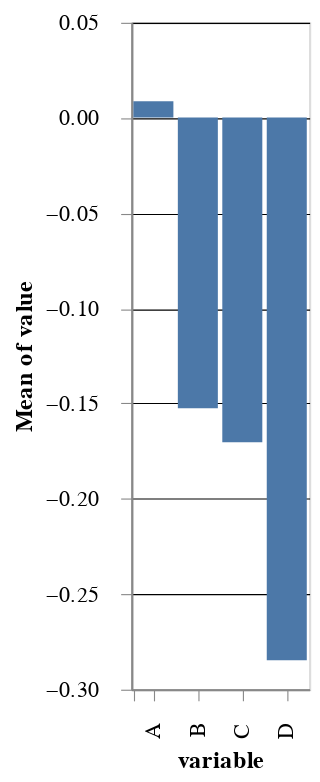

This figure's notebook cell:
### Code cell
%run excel_theme.py
chart

### Figure 1 — Vega-Lite specification as saved in the notebook (floating-point values rounded to 4 significant figures)
{"$schema": "https://vega.github.io/schema/vega-lite/v2.6.0.json", "config": {"arc": {"fill": "#4572a7"}, "area": {"fill": "#4572a7"}, "axis": {"bandPosition": 0.5, "grid": true, "gridColor": "#000000", "gridOpacity": 1, "gridWidth": 0.5, "labelPadding": 10, "tickSize": 5, "tickWidth": 0.5}, "axisBand": {"grid": false, "tickExtra": true}, "background": "#fff", "legend": {"labelBaseline": "middle", "labelFontSize": 11, "symbolSize": 50, "symbolType": "square"}, "line": {"stroke": "#4572a7", "strokeWidth": 2}, "path": {"stroke": "#4572a7"}, "range": {"category": ["#4572a7", "#aa4643", "#8aa453", "#71598e", "#4598ae", "#d98445", "#94aace", "#d09393", "#b9cc98", "#a99cbc"]}, "rect": {"fill": "#4572a7"}, "shape": {"stroke": "#4572a7"}, "symbol": {"fill": "#4572a7", "size": 50, "strokeWidth": 1.5}}, "data": {"name": "data-efb252e7c57bdc7da8542a41b9a92119"}, "datasets": {"data-efb252e7c57bdc7da8542a41b9a92119": [{"value": -0.461, "variable": "A"}, {"value": -0.6367, "variable": "A"}, {"value": 0.8774, "variable": "A"}, {"value": 0.03826, "variable": "A"}, {"value": 0.1653, "variable": "A"}, {"value": -1.282, "variable": "A"}, {"value": -1.085, "variable": "A"}, {"value": -0.2776, "variable": "A"}, {"value": 1.399, "variable": "A"}, {"value": 0.1905, "variable": "A"}, {"value": 0.1943, "variable": "A"}, {"value": -0.5676, "variable": "A"}, {"value": 0.5009, "variable": "A"}, {"value": -1.386, "variable": "A"}, {"value": -1.255, "variable": "A"}, {"value": -0.3358, "variable": "A"}, {"value": -0.2206, "variable": "A"}, {"value": -0.3834, "variable": "A"}, {"value": 0.6615, "variable": "A"}, {"value": -0.1631, "variable": "A"}, {"value": -0.02475, "variable": "A"}, {"value": 0.4582, "variable": "A"}, {"value": 0.7641, "variable": "A"}, {"value": 0.1393, "variable": "A"}, {"value": -2.595, "variable": "A"}, {"value": 1.147, "variable": "A"}, {"value": 0.157, "variable": "A"}, {"value": 1.273, "variable": "A"}, {"value": 1.022, "variable": "A"}, {"value": 1.941, "variable": "A"}, {"value": -0.1779, "variable": "B"}, {"value": -0.1913, "variable": "B"}, {"value": 1.287, "variable": "B"}, {"value": -0.5126, "variable": "B"}, {"value": 0.4481, "variable": "B"}, {"value": 0.6524, "variable": "B"}, {"value": 0.1359, "variable": "B"}, {"value": 0.7554, "variable": "B"}, {"value": -2.106, "variable": "B"}, {"value": -0.9536, "variable": "B"}, {"value": -0.7169, "variable": "B"}, {"value": 0.4166, "variable": "B"}, {"value": -1.457, "variable": "B"}, {"value": -0.5404, "variable": "B"}, {"value": 0.4442, "variable": "B"}, {"value": 0.6857, "variable": "B"}, {"value": -0.4275, "variable": "B"}, {"value": -0.1505, "variable": "B"}, {"value": 0.7518, "variable": "B"}, {"value": 0.104, "variable": "B"}, {"value": 0.1214, "variable": "B"}, {"value": -0.8323, "variable": "B"}, {"value": 0.4985, "variable": "B"}, {"value": -0.7089, "variable": "B"}, {"value": 0.9943, "variable": "B"}, {"value": -1.759, "variable": "B"}, {"value": -0.6608, "variable": "B"}, {"value": -0.02429, "variable": "B"}, {"value": 0.05028, "variable": "B"}, {"value": -0.7039, "variable": "B"}, {"value": -1.304, "variable": "C"}, {"value": 0.3673, "variable": "C"}, {"value": 0.1543, "variable": "C"}, {"value": -0.1205, "variable": "C"}, {"value": -1.001, "variable": "C"}, {"value": -0.2541, "variable": "C"}, {"value": -0.4228, "variable": "C"}, {"value": -0.2764, "variable": "C"}, {"value": 0.7387, "variable": "C"}, {"value": -0.1703, "variable": "C"}, {"value": 1.707, "variable": "C"}, {"value": 0.607, "variable": "C"}, {"value": 1.027, "variable": "C"}, {"value": 0.4676, "variable": "C"}, {"value": 0.6415, "variable": "C"}, {"value": 0.4177, "variable": "C"}, {"value": 1.287, "variable": "C"}, {"value": -1.036, "variable": "C"}, {"value": -1.95, "variable": "C"}, {"value": -1.593, "variable": "C"}, {"value": 0.6704, "variable": "C"}, {"value": -2.446, "variable": "C"}, {"value": -1.054, "variable": "C"}, {"value": -0.7957, "variable": "C"}, {"value": 1.282, "variable": "C"}, {"value": -0.5406, "variable": "C"}, {"value": -0.2619, "variable": "C"}, {"value": 0.4286, "variable": "C"}, {"value": -1.817, "variable": "C"}, {"value": 0.1371, "variable": "C"}, {"value": -0.1048, "variable": "D"}, {"value": -1.052, "variable": "D"}, {"value": -0.0647, "variable": "D"}, {"value": -0.8736, "variable": "D"}, {"value": 0.3185, "variable": "D"}, {"value": 0.6777, "variable": "D"}, {"value": 0.4703, "variable": "D"}, {"value": 0.5203, "variable": "D"}, {"value": -2.117, "variable": "D"}, {"value": 0.7675, "variable": "D"}, {"value": 1.207, "variable": "D"}, {"value": -1.67, "variable": "D"}, {"value": 0.9805, "variable": "D"}, {"value": 0.6478, "variable": "D"}, {"value": -1.104, "variable": "D"}, {"value": 1.107, "variable": "D"}, {"value": -0.1366, "variable": "D"}, {"value": -1.019, "variable": "D"}, {"value": -0.8703, "variable": "D"}, {"value": 0.2375, "variable": "D"}, {"value": 0.2508, "variable": "D"}, {"value": 0.5361, "variable": "D"}, {"value": -1.288, "variable": "D"}, {"value": -0.03262, "variable": "D"}, {"value": 0.648, "variable": "D"}, {"value": 0.9184, "variable": "D"}, {"value": -1.29, "variable": "D"}, {"value": -1.824, "variable": "D"}, {"value": -1.412, "variable": "D"}, {"value": -2.973, "variable": "D"}]}, "encoding": {"x": {"field": "variable", "type": "nominal"}, "y": {"aggregate": "mean", "field": "value", "type": "quantitative"}}, "mark": "bar"}
